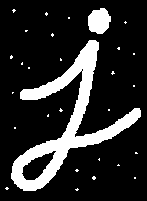
#> input picture filtragem_frequencia/img_morphy/Imagem1.tif, 147 x 201 px, given in place of FolhaPontos.jpg, which was not available
$ python segmentation.py
#> lines starting #> are read from the running program, lines starting #| are printed output that depends on the picture; after the words box and inside, x2 and y2 are one past the last pixel; in counts of white or black regions, pixels touching at a corner belong together; pictures that were not available may be replaced by others from this repository, and a replacement may not be noted
import cv2
import numpy as np
import matplotlib.pyplot as plt
from PIL import Image
def plotar(img, img_new, nome, kernel):
    plt.figure(figsize=(12, 6))
    plt.subplot(1, 2, 1)
    plt.title('Imagem Original')
    plt.imshow(img, cmap='gray')
    plt.axis('off')
    plt.subplot(1, 2, 2)
    plt.title(nome + kernel)
    plt.imshow(img_new, cmap='gray')
    plt.axis('off')
    plt.show()

def threshould(img, a, b):
    _, image_thresholded = cv2.threshold(img, a, b, cv2.THRESH_BINARY_INV)
    return image_thresholded

def convolucaoCV2(img, a, b, kernel, kernelName):
    image_filtered = cv2.filter2D(src=img, ddepth=-1, kernel=kernel)
    image_thresholded = threshould(image_filtered, a, b)
    plotar(img, image_filtered, "Imagem Filtrada com OpenCV", kernelName)
    plotar(img, image_thresholded, "Threshold", kernelName)
    return image_filtered, image_thresholded

def detector_bordas_canny(img, sigma, t1, t2):
    # Aplicar filtro gaussiano
    blurred = cv2.GaussianBlur(img, (5, 5), sigma)
    edges = cv2.Canny(blurred, t1, t2)
    plotar(img, blurred, "Imagem Borrada com Gaussiano", "")
    plotar(img, edges, "Detecção de Bordas com Canny", "")
    return edges

if __name__ == "__main__":

    img = Image.open('imgs/FolhaPontos.jpg')
#> img is the input picture: PIL image 147x201 L; 17.1% white; 29 white regions (27 under 20 px), largest, box (x1, y1, x2, y2) and area: (11, 40, 141, 191) 4447, (88, 8, 111, 34) 456
    img2 = Image.open('imgs/FolhaPontosPC.png')
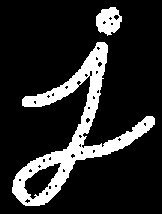
#> input picture filtragem_frequencia/img_morphy/Imagem2.tif, 162 x 214 px, given in place of FolhaPontosPC.png, which was not available
#> img2 is the input picture: PIL image 162x214 L; 15.8% white; 2 white regions, box (x1, y1, x2, y2) and area: (12, 42, 155, 206) 4978, (96, 7, 122, 36) 510
    img3 = Image.open('imgs/FingerPrint.tif')
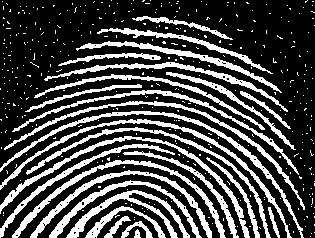
#> input picture filtragem_frequencia/img_morphy/fingerprint.tif, 315 x 238 px, found by its file name
#> img3 is the input picture: PIL image 315x238 L; 28.5% white; 414 white regions (387 under 20 px), largest, box (x1, y1, x2, y2) and area: (0, 111, 304, 238) 1388, (0, 136, 250, 238) 1372, (0, 119, 292, 238) 1337
    img4 = Image.open('imgs/car.tif')
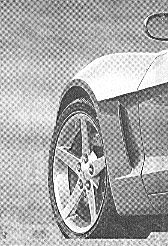
#> input picture filtragem_frequencia/fourier/car.tif, 168 x 246 px, found by its file name
#> img4 is the input picture: PIL image 168x246 L; min 0, max 255, mean 169.7
    img5 = Image.open('imgs/biel.png')
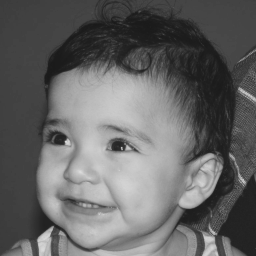
#> input picture img/biel.png, 256 x 256 px, found by its file name
#> img5 is the input picture: PIL image 256x256 L; min 26, max 219, mean 100.9
    img6 = Image.open('imgs/lena.jpg')

    image = np.array(img.convert("L"))
    image2 = np.array(img2.convert("L"))
    image3 = np.array(img3.convert("L"))
    image4 = np.array(img4.convert("L"))
    image5 = np.array(img5.convert("L"))
    image6 = np.array(img6.convert("L"))

    img_np = np.array(image)
    img_np2 = np.array(image2)
    img_np3 = np.array(image3)
    img_np4 = np.array(image4)
    img_np5 = np.array(image5)
    img_np6 = np.array(image6)

    laplacian = np.array(([0, 1, 0],
                          [1, -4, 1],
                          [0, 1, 0]), dtype="int")

    laplacian2 = np.array(([1, 1, 1],
                           [1, -8, 1],
                           [1, 1, 1]), dtype="int")

    gauss = np.array(([0.0625, 0.125, 0.0625],
                      [0.1250, 0.250, 0.1250],
                      [0.0625, 0.125, 0.0625]), dtype="float")

    convolucaoCV2(img_np, 10, 255, laplacian, "Laplaciano")
#> in convolucaoCV2, `image_filtered = cv2.filter2D(src=img, ddepth=-1, kernel=kernel)`: image_filtered: shape (201, 147); 3.5% white in thin lines or dots, all inside (x1, y1, x2, y2) = (4, 7, 142, 192)
    convolucaoCV2(img_np2, 10, 255, laplacian, "Laplaciano")
#> in convolucaoCV2 (call 2), `image_filtered = cv2.filter2D(src=img, ddepth=-1, kernel=kernel)`: image_filtered: shape (214, 162); 3.1% white in thin lines or dots, all inside (x1, y1, x2, y2) = (11, 6, 156, 207)

    plotar(img3, threshould(img_np3, 100, 255), "Imagem com Threshold", "")

    sigma = 1.5
    t1 = 100
    t2 = 255

    detector_bordas_canny(img_np4, sigma, t1, t2)
#> in detector_bordas_canny, `blurred = cv2.GaussianBlur(img, (5, 5), sigma)`:
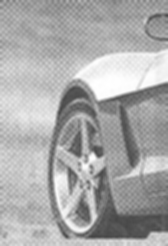
#> blurred: shape (246, 168); min 68, max 255, mean 169.7
#> in detector_bordas_canny, `edges = cv2.Canny(blurred, t1, t2)`: edges: shape (246, 168); 4.8% white in thin lines or dots, all inside (x1, y1, x2, y2) = (47, 13, 168, 240)
    detector_bordas_canny(img_np5, sigma, t1, t2)
#> call 2 of detector_bordas_canny, with sigma = 1.5, t1 = 100, t2 = 255
#> in detector_bordas_canny (call 2), `edges = cv2.Canny(blurred, t1, t2)`:
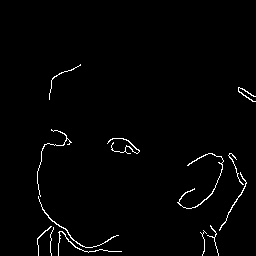
#> edges: shape (256, 256); 1.6% white in thin lines or dots, all inside (x1, y1, x2, y2) = (37, 64, 256, 256)
    detector_bordas_canny(img_np6, sigma, t1, t2)
#> call 3 of detector_bordas_canny, with sigma = 1.5, t1 = 100, t2 = 255
#> in detector_bordas_canny (call 3), `edges = cv2.Canny(blurred, t1, t2)`:
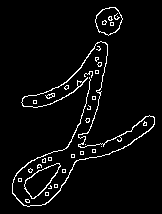
#> edges: shape (214, 162); 4.4% white in thin lines or dots, all inside (x1, y1, x2, y2) = (12, 7, 155, 207)
